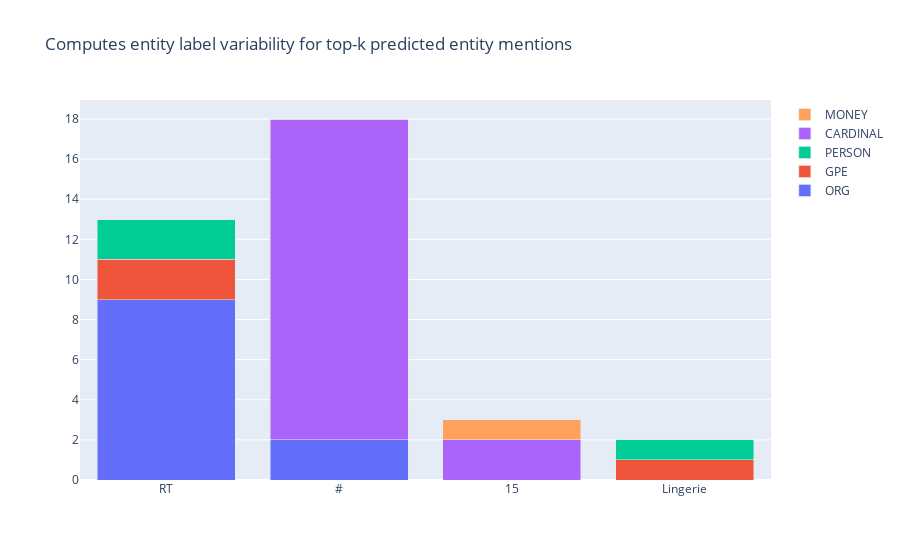

Here is the notebook cell this chart was saved with:
### Code cell
from argilla.metrics.token_classification import top_k_mentions

top_k_mentions(name="spacy_sm_wnut17", k=5000, threshold=2).visualize()

### Figure 1 — Plotly figure (JSON) as saved in the notebook; plotly's stock layout.template omitted (floating-point values rounded to 4 significant figures)
{"data": [{"name": "ORG", "type": "bar", "x": ["RT", "#", "15", "Lingerie"], "y": [9, 2, 0, 0]}, {"name": "GPE", "type": "bar", "x": ["RT", "#", "15", "Lingerie"], "y": [2, 0, 0, 1]}, {"name": "PERSON", "type": "bar", "x": ["RT", "#", "15", "Lingerie"], "y": [2, 0, 0, 1]}, {"name": "CARDINAL", "type": "bar", "x": ["RT", "#", "15", "Lingerie"], "y": [0, 16, 2, 0]}, {"name": "MONEY", "type": "bar", "x": ["RT", "#", "15", "Lingerie"], "y": [0, 0, 1, 0]}], "layout": {"autosize": true, "barmode": "stack", "title": {"text": "Computes entity label variability for top-k predicted entity mentions"}, "xaxis": {"autorange": true, "range": [-0.5, 3.5], "title": {"text": ""}, "type": "category"}, "yaxis": {"autorange": true, "range": [0, 18.95], "title": {"text": ""}, "type": "linear"}}}
